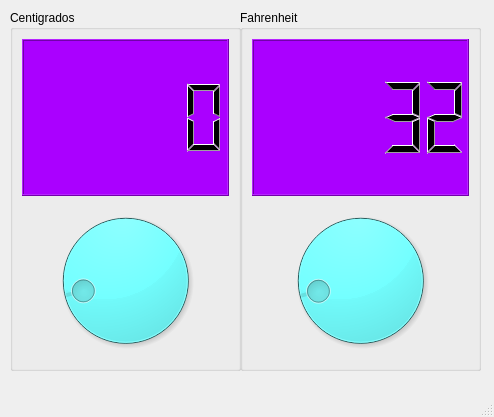
<?xml version="1.0" encoding="UTF-8"?>
<ui version="4.0">
 <class>pricipal</class>
 <widget class="QMainWindow" name="pricipal">
  <property name="geometry">
   <rect>
    <x>0</x>
    <y>0</y>
    <width>494</width>
    <height>417</height>
   </rect>
  </property>
  <property name="windowTitle">
   <string>pricipal</string>
  </property>
  <property name="windowIcon">
   <iconset resource="recursos.qrc">
    <normaloff>:/recursos/humedad.png</normaloff>:/recursos/humedad.png</iconset>
  </property>
  <widget class="QWidget" name="centralwidget">
   <widget class="QGroupBox" name="groupBox">
    <property name="geometry">
     <rect>
      <x>10</x>
      <y>10</y>
      <width>231</width>
      <height>361</height>
     </rect>
    </property>
    <property name="title">
     <string>Centigrados</string>
    </property>
    <layout class="QVBoxLayout" name="verticalLayout">
     <item>
      <widget class="QLCDNumber" name="outCentigrados">
       <property name="styleSheet">
        <string notr="true">background-color: rgb(170, 0, 255);</string>
       </property>
      </widget>
     </item>
     <item>
      <widget class="QDial" name="inCent">
       <property name="cursor">
        <cursorShape>OpenHandCursor</cursorShape>
       </property>
       <property name="styleSheet">
        <string notr="true">background-color: rgb(85, 255, 255);</string>
       </property>
       <property name="minimum">
        <number>-18</number>
       </property>
       <property name="value">
        <number>0</number>
       </property>
      </widget>
     </item>
    </layout>
   </widget>
   <widget class="QGroupBox" name="groupBox_2">
    <property name="geometry">
     <rect>
      <x>240</x>
      <y>10</y>
      <width>241</width>
      <height>361</height>
     </rect>
    </property>
    <property name="title">
     <string>Fahrenheit</string>
    </property>
    <layout class="QVBoxLayout" name="verticalLayout_2">
     <item>
      <widget class="QLCDNumber" name="outFarenheit">
       <property name="styleSheet">
        <string notr="true">background-color: rgb(170, 0, 255);</string>
       </property>
       <property name="value" stdset="0">
        <double>32.000000000000000</double>
       </property>
      </widget>
     </item>
     <item>
      <widget class="QDial" name="inFaren">
       <property name="cursor">
        <cursorShape>OpenHandCursor</cursorShape>
       </property>
       <property name="styleSheet">
        <string notr="true">background-color: rgb(85, 255, 255);</string>
       </property>
       <property name="maximum">
        <number>210</number>
       </property>
       <property name="value">
        <number>32</number>
       </property>
      </widget>
     </item>
    </layout>
   </widget>
  </widget>
  <widget class="QMenuBar" name="menubar">
   <property name="geometry">
    <rect>
     <x>0</x>
     <y>0</y>
     <width>494</width>
     <height>20</height>
    </rect>
   </property>
  </widget>
  <widget class="QStatusBar" name="statusbar"/>
 </widget>
 <resources>
  <include location="recursos.qrc"/>
 </resources>
 <connections>
  <connection>
   <sender>inCent</sender>
   <signal>valueChanged(int)</signal>
   <receiver>outCentigrados</receiver>
   <slot>display(int)</slot>
   <hints>
    <hint type="sourcelabel">
     <x>125</x>
     <y>300</y>
    </hint>
    <hint type="destinationlabel">
     <x>125</x>
     <y>136</y>
    </hint>
   </hints>
  </connection>
  <connection>
   <sender>inFaren</sender>
   <signal>valueChanged(int)</signal>
   <receiver>outFarenheit</receiver>
   <slot>display(int)</slot>
   <hints>
    <hint type="sourcelabel">
     <x>360</x>
     <y>300</y>
    </hint>
    <hint type="destinationlabel">
     <x>360</x>
     <y>136</y>
    </hint>
   </hints>
  </connection>
 </connections>
</ui>
